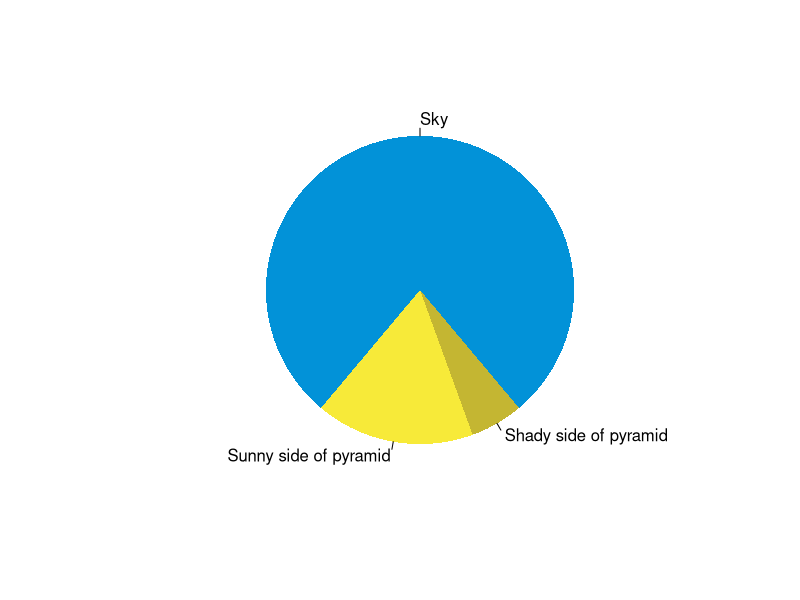

Write the R code that produced this figure.
## ---- chunk 1
summary(cars)
## ---- chunk 2
pie(
  c(280, 60, 20),
  c('Sky', 'Sunny side of pyramid', 'Shady side of pyramid'),
  col = c('#0292D8', '#F7EA39', '#C4B632'),
  init.angle = -50, border = NA
)
